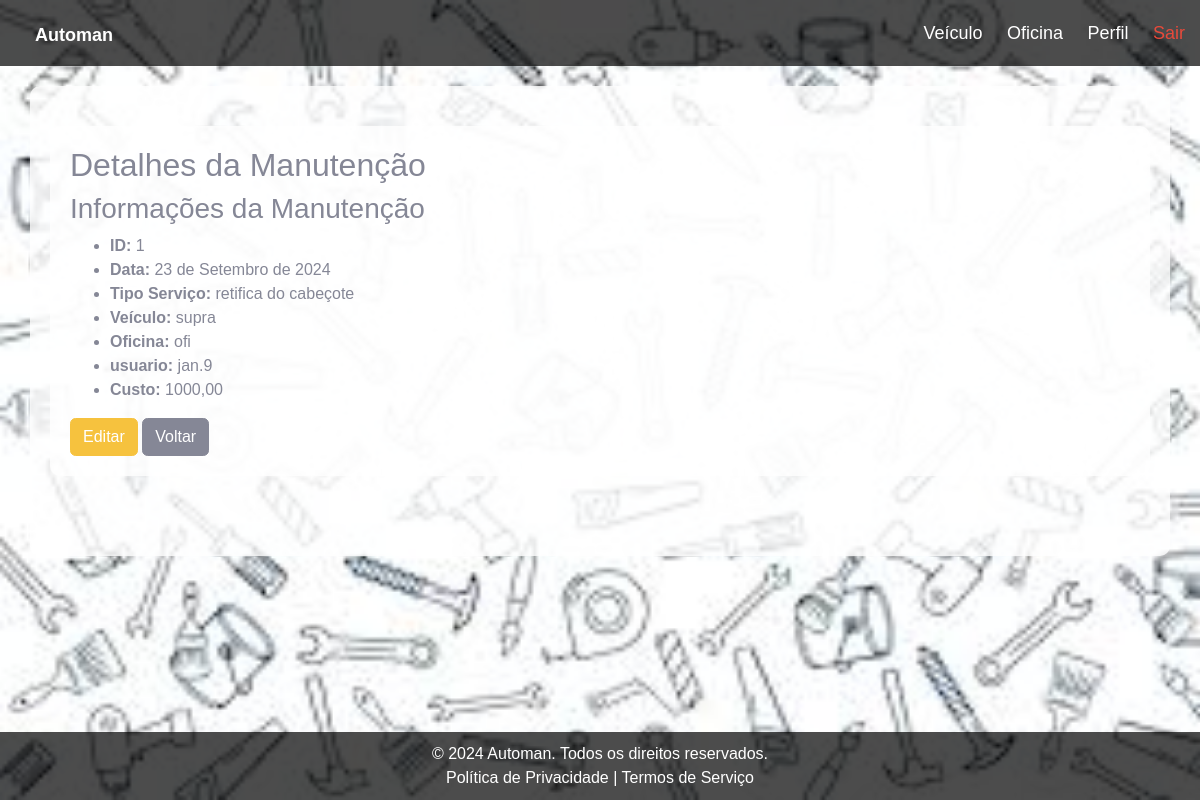
The page /detalhe/1/ (signed in) on the database as committed earlier.
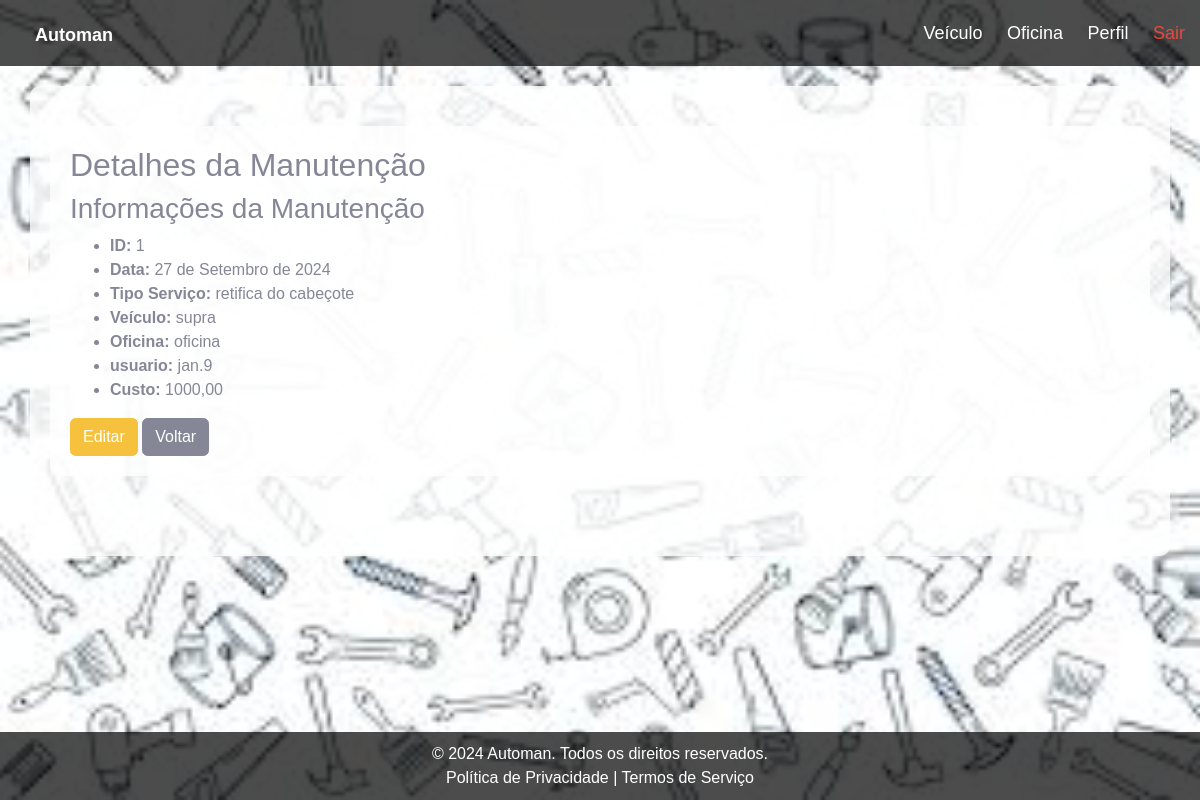
The same page on the database as committed later.
### manutencao/models.py (models this page shows)
class Manutencao(models.Model):
    usuario = models.ForeignKey(User, on_delete=models.CASCADE)
    veiculo = models.ForeignKey(Veiculo, on_delete=models.CASCADE)
    oficina = models.ForeignKey(Oficina, on_delete=models.CASCADE)
    data = models.DateField()
    tipoServico = models.CharField(max_length=100)
    custo = models.DecimalField(max_digits=10, decimal_places=2)

### veiculo/models.py (models this page shows)
class Veiculo(models.Model):
    modelo = models.CharField(max_length=100)
    marca = models.CharField(max_length=100)
    ano = models.IntegerField()
    placa = models.CharField(max_length=10)
    proprietario = models.ForeignKey(User, on_delete=models.CASCADE)
    cor = models.CharField(max_length=50)
    def __str__(self):
        return self.modelo

### oficina/models.py (models this page shows)
class Oficina(models.Model):
    nome = models.CharField(max_length=200)
    endereco = models.CharField(max_length=500)
    telefone = models.CharField(max_length=11)
    especialidade = models.CharField(max_length=100)
    usuario = models.ForeignKey(User, on_delete=models.CASCADE)
    def __str__(self):
        return self.nome

### manutencao/views.py (the view)
# urls.py: path('detalhe/<int:id>/', views.manuDetalhe, name='manuDetalhe'),
@login_required
def manuDetalhe(request, id):
    manutencao = get_object_or_404(Manutencao, id=id)
    return render(request, 'manutencao/manuDetalhe.html', {'manutencao': manutencao})

### templates/manutencao/manuDetalhe.html (shortened to what this page needs)
{% extends 'base.html' %}
{% block content %}
<div class="container">
    <h2>Detalhes da Manutenção</h2>
    <div class="detail-container">
        <h3>Informações da Manutenção</h3>
        <ul>
            <li><strong>ID:</strong> {{ manutencao.id }}</li>
            <li><strong>Data:</strong> {{ manutencao.data }}</li>
            <li><strong>Tipo Serviço:</strong> {{ manutencao.tipoServico}}</li>
            <li><strong>Veículo:</strong> {{ manutencao.veiculo }}</li>
            <li><strong>Oficina:</strong> {{ manutencao.oficina }}</li>
            <li><strong>usuario:</strong> {{ manutencao.usuario }}</li>
            <li><strong>Custo:</strong> {{ manutencao.custo}}</li>
        </ul>
        <a href="{% url 'manuEditar' manutencao.id %}" class="btn btn-warning">Editar</a>
        <a href="{% url 'manuListar' %}" class="btn btn-secondary">Voltar</a>
    </div>
</div>
{% endblock %}

### templates/base.html (shortened to what this page needs)
{% load static %}
<!DOCTYPE html>
<html lang="en">
<head>
    <link href="{% static 'vendor/fontawesome-free/css/all.min.css' %}" rel="stylesheet" type="text/css">
    <link href="{% static 'css/sb-admin-2.min.css' %}" rel="stylesheet">
</head>
<body id="page-top">
    <div class="content-wrapper">
        <nav>
            <div class="logo">
                <a href="{% url 'manuListar' %}">Automan</a>
            </div>
            <div class="nav-links">
                <a href="{% url 'veiculoListar' %}">Veículo</a>
                <a href="{% url 'oficinaListar' %}">Oficina</a>
                {% if user.is_authenticated %}
                    <a href="{% url 'user_detail' user.id %}">Perfil</a>
                    <a href="{% url 'userlogout' %}" class="text-danger">Sair</a>
                {% else %}
                    <a href="{% url 'user_login' %}">Entrar</a>
                    <a href="{% url 'addUser' %}">Cadastrar</a>
                {% endif %}
            </div>
        </nav>
        <div class="container">
            {% block content %}{% endblock %}
        </div>
    </div>
    <footer>
        <p>&copy; 2024 Automan. Todos os direitos reservados.</p>
        <p>Política de Privacidade | Termos de Serviço</p>
    </footer>
</body>
</html>

Rows that differ between the two databases and show on the page:
changed Manutencao "retifica do cabeçote": data "23 de Setembro de 2024" → "27 de Setembro de 2024"; oficina "ofi" → "oficina"
